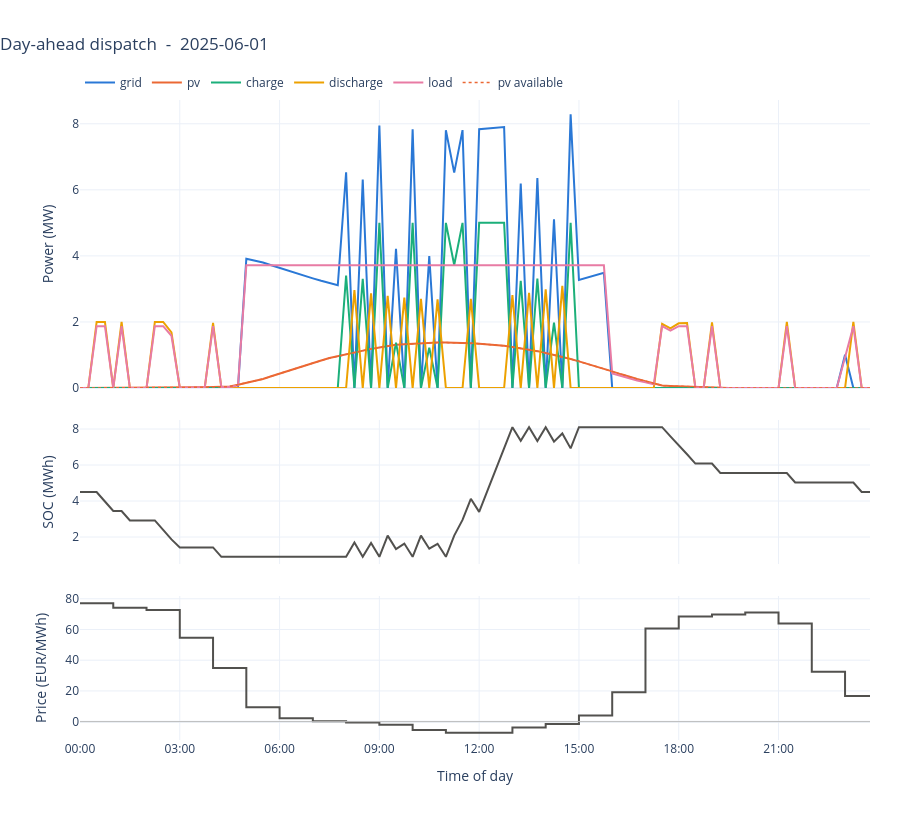

Notebook cell for this chart:
### Code cell
import plotly.graph_objects as go
from plotly.subplots import make_subplots

col = {'grid': '#2a78d6', 'pv': '#eb6834', 'charge': '#1baf7a', 'discharge': '#eda100', 'load': '#e87ba4'}
ink = '#52514e'

b = c['bess']
fig = make_subplots(rows = 3, cols = 1, shared_xaxes = True, vertical_spacing = 0.05, row_heights = [0.5, 0.25, 0.25])

for nm, y in [('grid', c['grid']['P_terminal']), ('pv', c['PV']['P_terminal']), ('charge', b['P_charge']),
              ('discharge', b['P_discharge']), ('load', c['load']['P_terminal'])]:
    fig.add_trace(go.Scatter(x = idx, y = y, name = nm, line = dict(color = col[nm], width = 2)), row = 1, col = 1)

fig.add_trace(go.Scatter(x = idx, y = pv_day, name = 'pv available', line = dict(color = col['pv'], width = 1.5, dash = 'dot')), row = 1, col = 1)   #gap to pv = curtailment

fig.add_trace(go.Scatter(x = idx, y = soc[:SPEC.N_T], name = 'soc', line = dict(color = ink, width = 2), showlegend = False), row = 2, col = 1)
fig.add_trace(go.Scatter(x = idx, y = price_day, name = 'price', line = dict(color = ink, width = 2, shape = 'hv'), showlegend = False), row = 3, col = 1)
fig.add_hline(y = 0, row = 3, col = 1, line = dict(color = '#bbbbbb', width = 1))   #negative prices sit below this

fig.update_layout(template = 'plotly_white', height = 820, hovermode = 'x unified',
                  title = dict(text = f'Day-ahead dispatch  -  {date}', x = 0, xanchor = 'left'),
                  legend = dict(orientation = 'h', y = 1.05, x = 0), margin = dict(t = 100, r = 30))
fig.update_xaxes(showspikes = True, spikemode = 'across', spikethickness = 1, spikecolor = '#bbbbbb')
fig.update_xaxes(tickformat = '%H:%M', dtick = 3 * 3600 * 1000, title_text = 'Time of day', row = 3, col = 1)
fig.update_yaxes(title_text = 'Power (MW)', rangemode = 'tozero', row = 1, col = 1)
fig.update_yaxes(title_text = 'SOC (MWh)', row = 2, col = 1)
fig.update_yaxes(title_text = 'Price (EUR/MWh)', row = 3, col = 1)
fig.show()
